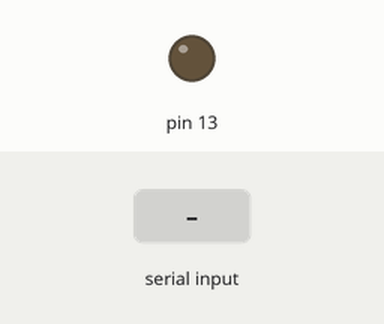
The sketch below on a simulated Arduino Uno, built with avr-gcc and run on an emulated ATmega328P. On the bench: output pins drawn as LEDs (lit = HIGH). Inputs (shaded band) come from the test bench.

Above: at 1.2 s.
1.3 s: byte 1 (1) received over Serial
At 2.5 s:
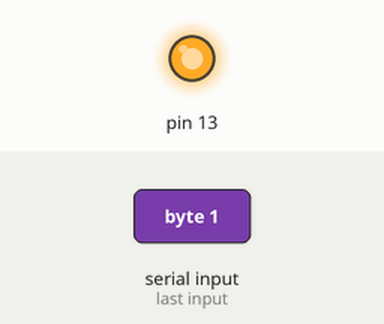
2.8 s: "1" received over Serial
At 3.8 s:
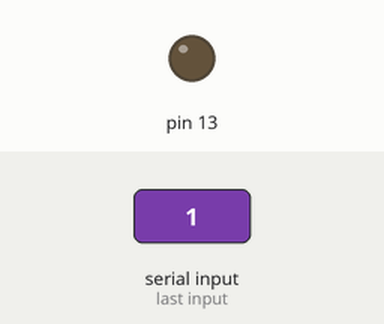
Timing chart, 0 to 5.8 s (numbered marks = the images above; inputs shaded):
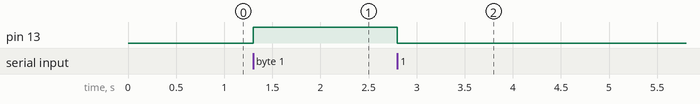

The sketch:

sketch_sep18b.ino
```cpp
//char DATA_LENGTH = 16; //number of bytes to send over to C++ client

int inByte = 0; //Signal from OV
//char dataOut[16];  //all data to be sent over to C++ client


void setup() {
  // put your setup code here, to run once:
  Serial.begin(9600);
  pinMode(13, OUTPUT);
}

void loop() {

   //test if there's new data from C++ client
  if (Serial.available())
  //if (1)
  {
      // get the first byte of incoming serial data available
     //this will be the EEG command, whether to turn pumps on or off
      inByte = Serial.read();
      //inByte = -1;
      if (inByte == 1){
      digitalWrite(13, HIGH);
      }
      else {
      digitalWrite(13, LOW);
      }


  }
}
```

Measured:
- after the input at 1.3 s, pin 13: LOW → HIGH at once
- after the input at 2.8 s, pin 13: HIGH → LOW at once
